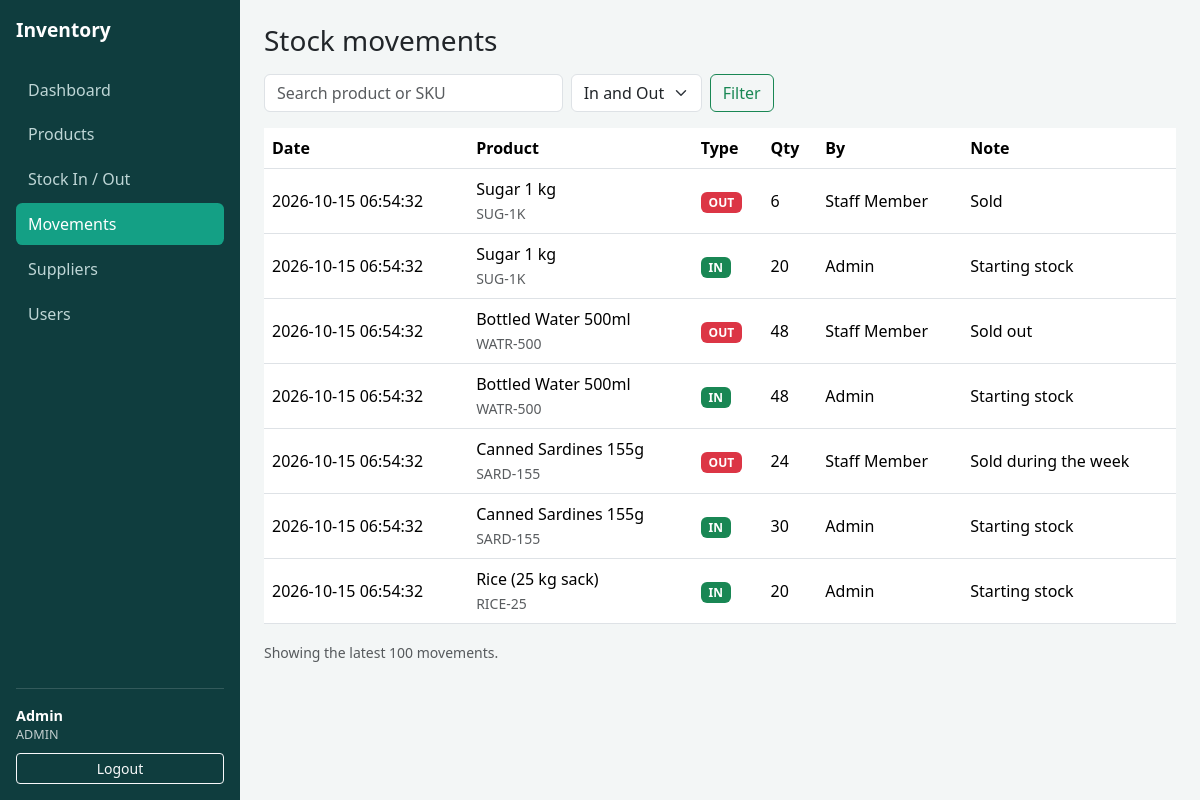
The page /movements.php (signed in) on the database its author committed.
### tables this page shows
CREATE TABLE stock_movements (
  id INT AUTO_INCREMENT PRIMARY KEY,
  product_id INT NOT NULL,
  user_id INT NOT NULL,
  type ENUM('IN','OUT') NOT NULL,
  qty INT NOT NULL,
  note VARCHAR(255) NULL,
  created_at TIMESTAMP DEFAULT CURRENT_TIMESTAMP,
  FOREIGN KEY (product_id) REFERENCES products(id) ON DELETE CASCADE,
  FOREIGN KEY (user_id) REFERENCES users(id)
);

CREATE TABLE products (
  id INT AUTO_INCREMENT PRIMARY KEY,
  sku VARCHAR(30) NOT NULL UNIQUE,
  name VARCHAR(120) NOT NULL,
  category VARCHAR(60) DEFAULT '',
  supplier_id INT NULL,
  price DECIMAL(10,2) NOT NULL,
  quantity INT NOT NULL DEFAULT 0,
  reorder_level INT NOT NULL DEFAULT 10,
  created_at TIMESTAMP DEFAULT CURRENT_TIMESTAMP,
  FOREIGN KEY (supplier_id) REFERENCES suppliers(id) ON DELETE SET NULL
);

CREATE TABLE users (
  id INT AUTO_INCREMENT PRIMARY KEY,
  name VARCHAR(100) NOT NULL,
  email VARCHAR(150) NOT NULL UNIQUE,
  password VARCHAR(255) NOT NULL,
  role ENUM('admin','staff') NOT NULL DEFAULT 'staff',
  created_at TIMESTAMP DEFAULT CURRENT_TIMESTAMP
);

### config.php (called while the page is built, shortened)
<?php
function e($text) {
    return htmlspecialchars((string)$text, ENT_QUOTES, 'UTF-8');
}

### movements.php (the view, shortened to what this page needs)
<?php
require_once 'config.php';
$q    = trim($_GET['q'] ?? '');
$sql = 'SELECT m.*, p.name AS product, p.sku, u.name AS staff
        FROM stock_movements m
        JOIN products p ON p.id = m.product_id
        JOIN users u ON u.id = m.user_id
        WHERE (p.name LIKE ? OR p.sku LIKE ?)';
$params = ['%' . $q . '%', '%' . $q . '%'];
$sql .= ' ORDER BY m.id DESC LIMIT 100';
$stmt = $pdo->prepare($sql);
$stmt->execute($params);
$rows = $stmt->fetchAll();
require 'header.php';
?>
<h1 class="h3 mb-3">Stock movements</h1>
<form class="row g-2 mb-3" method="get">
  <div class="col-sm-6 col-md-4">
    <input class="form-control" type="search" name="q" placeholder="Search product or SKU" value="<?= e($q) ?>">
  </div>
  <div class="col-auto">
    <select name="type" class="form-select">
      <option value="">In and Out</option>
    </select>
  </div>
  <div class="col-auto"><button class="btn btn-outline-success">Filter</button></div>
</form>
<?php if (!$rows): ?>
  <div class="alert alert-info">No movements found.</div>
<?php else: ?>
<div class="table-responsive">
  <table class="table align-middle bg-white">
    <thead><tr><th>Date</th><th>Product</th><th>Type</th><th>Qty</th><th>By</th><th>Note</th></tr></thead>
    <tbody>
    <?php foreach ($rows as $m): ?>
      <tr>
        <td><?= e($m['created_at']) ?></td>
        <td><?= e($m['product']) ?><br><small class="text-muted"><?= e($m['sku']) ?></small></td>
        <td><span class="badge bg-<?= $m['type'] === 'IN' ? 'success' : 'danger' ?>"><?= e($m['type']) ?></span></td>
        <td><?= (int)$m['qty'] ?></td>
        <td><?= e($m['staff']) ?></td>
        <td><?= e($m['note']) ?></td>
      </tr>
    <?php endforeach; ?>
    </tbody>
  </table>
</div>
<small class="text-muted">Showing the latest 100 movements.</small>
<?php endif; ?>
<?php require 'footer.php'; ?>

### assets/style.css (style rules this page uses)
body { background: #f3f6f6; }

### rows shown on the page
stock_movements: created_at "2026-10-15 06:54:32", product.name "Sugar 1 kg", product.sku "SUG-1K", type "OUT", qty "6", user.name "Staff Member", note "Sold"
stock_movements: created_at "2026-10-15 06:54:32", product.name "Sugar 1 kg", product.sku "SUG-1K", type "IN", qty "20", user.name "Admin", note "Starting stock"
stock_movements: created_at "2026-10-15 06:54:32", product.name "Bottled Water 500ml", product.sku "WATR-500", type "OUT", qty "48", user.name "Staff Member", note "Sold out"
stock_movements: created_at "2026-10-15 06:54:32", product.name "Bottled Water 500ml", product.sku "WATR-500", type "IN", qty "48", user.name "Admin", note "Starting stock"
stock_movements: created_at "2026-10-15 06:54:32", product.name "Canned Sardines 155g", product.sku "SARD-155", type "OUT", qty "24", user.name "Staff Member", note "Sold during the week"
stock_movements: created_at "2026-10-15 06:54:32", product.name "Canned Sardines 155g", product.sku "SARD-155", type "IN", qty "30", user.name "Admin", note "Starting stock"
stock_movements: created_at "2026-10-15 06:54:32", product.name "Rice (25 kg sack)", product.sku "RICE-25", type "IN", qty "20", user.name "Admin", note "Starting stock"

### other values the page prints
$item[1] "Dashboard"
$item[1] "Products"
$item[1] "Stock In / Out"
$item[1] "Movements"
$item[1] "Suppliers"
$item[1] "Users"
$user['name'] "Admin"
$user['role'] "ADMIN"
